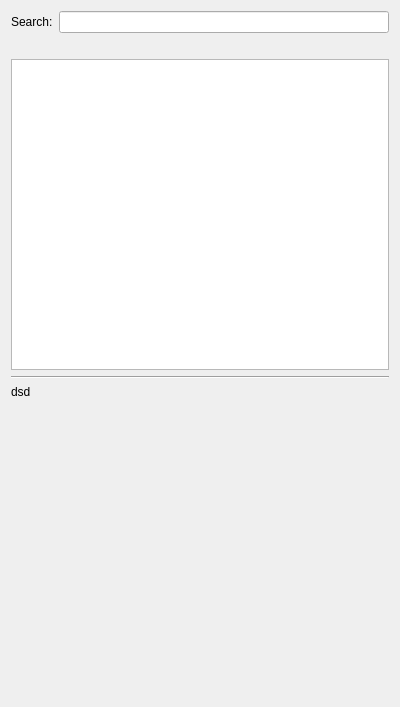
<ui version="4.0" >
 <class>ISearchToolWidget</class>
 <widget class="QWidget" name="ISearchToolWidget" >
  <property name="geometry" >
   <rect>
    <x>0</x>
    <y>0</y>
    <width>400</width>
    <height>707</height>
   </rect>
  </property>
  <property name="windowTitle" >
   <string>Form</string>
  </property>
  <layout class="QVBoxLayout" >
   <item>
    <layout class="QHBoxLayout" >
     <item>
      <widget class="QLabel" name="label" >
       <property name="text" >
        <string>Search:</string>
       </property>
      </widget>
     </item>
     <item>
      <widget class="QLineEdit" name="lineInput" />
     </item>
    </layout>
   </item>
   <item>
    <widget class="QLabel" name="labelStatus" >
     <property name="text" >
      <string/>
     </property>
     <property name="wordWrap" >
      <bool>true</bool>
     </property>
    </widget>
   </item>
   <item>
    <widget class="QListWidget" name="listResults" />
   </item>
   <item>
    <widget class="Line" name="line" >
     <property name="orientation" >
      <enum>Qt::Horizontal</enum>
     </property>
    </widget>
   </item>
   <item>
    <widget class="QLabel" name="labelSummary" >
     <property name="sizePolicy" >
      <sizepolicy vsizetype="MinimumExpanding" hsizetype="Preferred" >
       <horstretch>0</horstretch>
       <verstretch>0</verstretch>
      </sizepolicy>
     </property>
     <property name="text" >
      <string>dsd</string>
     </property>
     <property name="alignment" >
      <set>Qt::AlignJustify|Qt::AlignTop</set>
     </property>
     <property name="wordWrap" >
      <bool>true</bool>
     </property>
    </widget>
   </item>
  </layout>
 </widget>
 <resources/>
 <connections/>
</ui>
